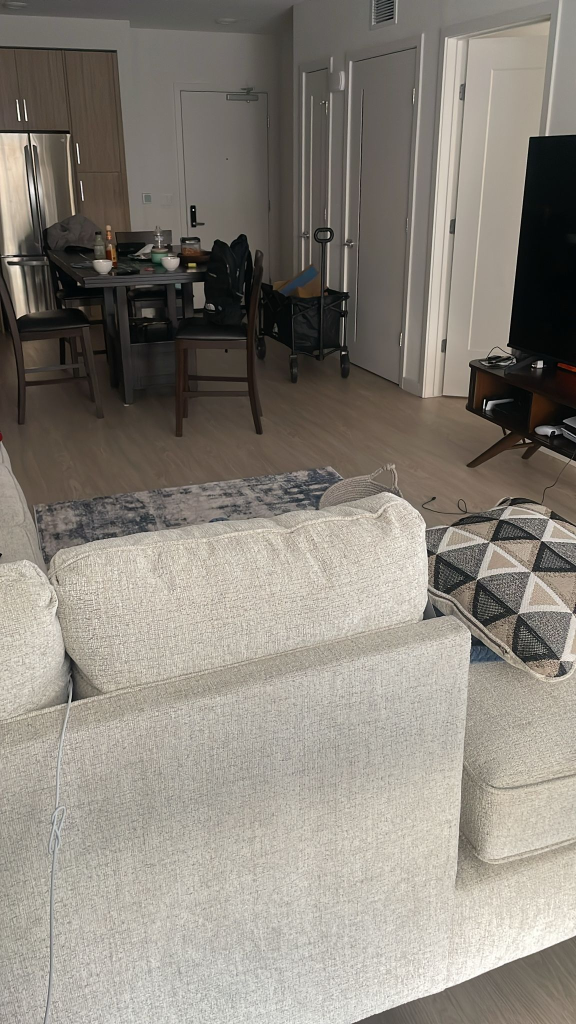
#> input picture test_img.jpg, 1152 x 2048 px (shown at 1/2 size)
$ python -i yolo_detector.py   (imports and definitions only)
#> lines starting #> are read from the running program, lines starting #| are printed output that depends on the picture; after the words box and inside, x2 and y2 are one past the last pixel; in counts of white or black regions, pixels touching at a corner belong together
#> further down, picture is the input picture: shape (2048, 1152, 3); mean B, G, R 122.8, 131.6, 137.4
import cv2
import numpy as np
from ultralytics import YOLO
import uuid
import time

# [40 lines left out: functions create_semantic_map, process_with_yolo, not called in this run]

def detect_walls_and_floors(image):
    """Detect walls and floors using edge detection and color analysis"""
    # Check if image is valid
    if image is None or image.size == 0:
        print("Warning: Empty image provided to detect_walls_and_floors")
        return [], []

    # Convert to grayscale
    gray = cv2.cvtColor(image, cv2.COLOR_BGR2GRAY)

    # Apply Canny edge detection
    edges = cv2.Canny(gray, 50, 150)
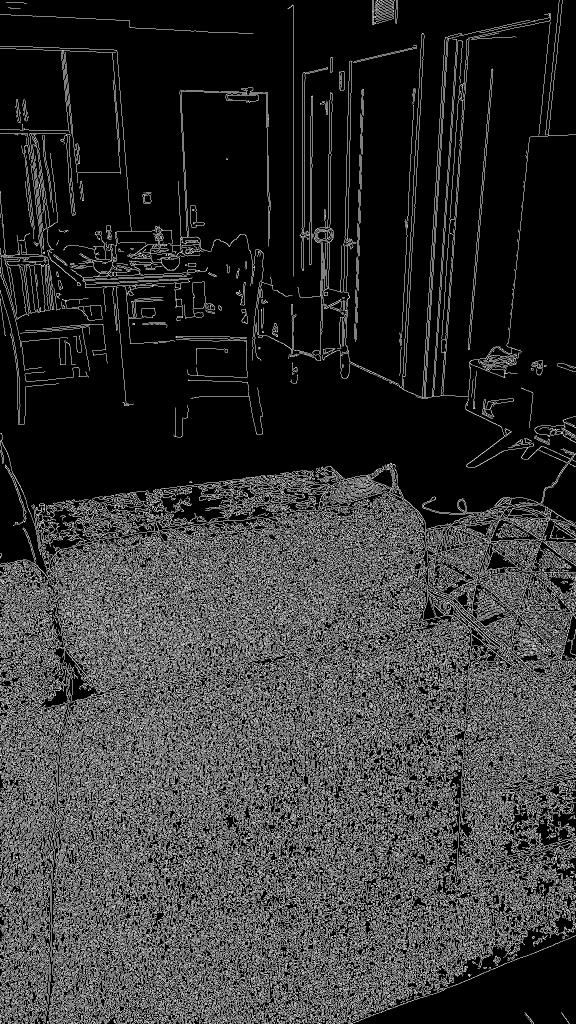
#> edges: shape (2048, 1152) (shown at 1/2 size); 20.1% white in thin lines or dots

    # Dilate edges to connect gaps
    kernel = np.ones((3, 3), np.uint8)
    dilated_edges = cv2.dilate(edges, kernel, iterations=1)
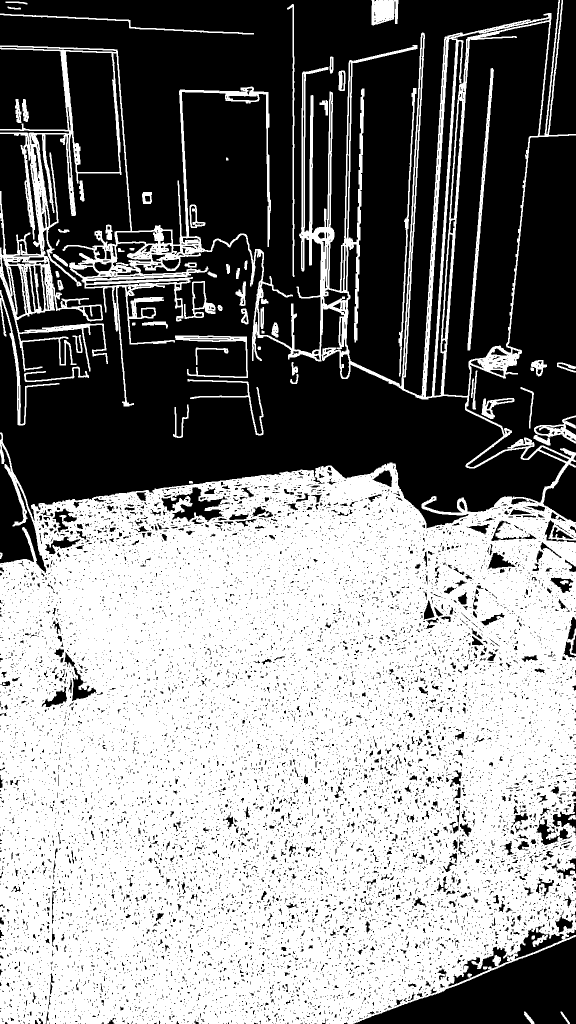
#> dilated_edges: shape (2048, 1152) (shown at 1/2 size); 52.1% white; 11251 black regions (10308 under 20 px)

    # Find contours in the dilated edges
    contours, _ = cv2.findContours(dilated_edges, cv2.RETR_EXTERNAL, cv2.CHAIN_APPROX_SIMPLE)
#> contours = 62 contours, 2 with area under 20; largest, box (x1, y1, x2, y2) and area: (0, 0, 1152, 2048) 1424316, (743, 0, 797, 51) 2180, (368, 562, 431, 638) 2054, (350, 671, 496, 756) 1826, (1068, 831, 1152, 887) 1776

    height, width = image.shape[:2]
#> height = 2048; width = 1152
    wall_masks = []
    floor_masks = []

    # Process large contours for walls and floors
    for contour in contours:
        area = cv2.contourArea(contour)
        if area < 0.01 * height * width:  # Skip small contours
            continue

        # Create mask for this contour
        mask = np.zeros((height, width), dtype=np.uint8)
        cv2.drawContours(mask, [contour], 0, 255, -1)

        # Get bounding box
        x, y, w, h = cv2.boundingRect(contour)
        aspect_ratio = w / h if h > 0 else 0

        # Analyze contour position and shape
        if y < height * 0.4 and h > height * 0.3:  # Upper part of image, tall
            wall_masks.append((mask, contour))
        elif y > height * 0.6:  # Lower part of image
            floor_masks.append((mask, contour))
        elif aspect_ratio > 3 or aspect_ratio < 0.3:  # Very wide or very tall
            wall_masks.append((mask, contour))
#> this loop made 62 passes
#> area on passes 1, 2, 3, 5, 6, 7, 8, 9, 10, 11, 12, 13: 92.5, 157, 81, 34, 26.5, 280, 1776, 329, 1030, 233, 1013, 82
#> (area, x, y, w, h, aspect_ratio) on pass 61: (1424315.5, 0, 0, 1152, 2048, 0.562)
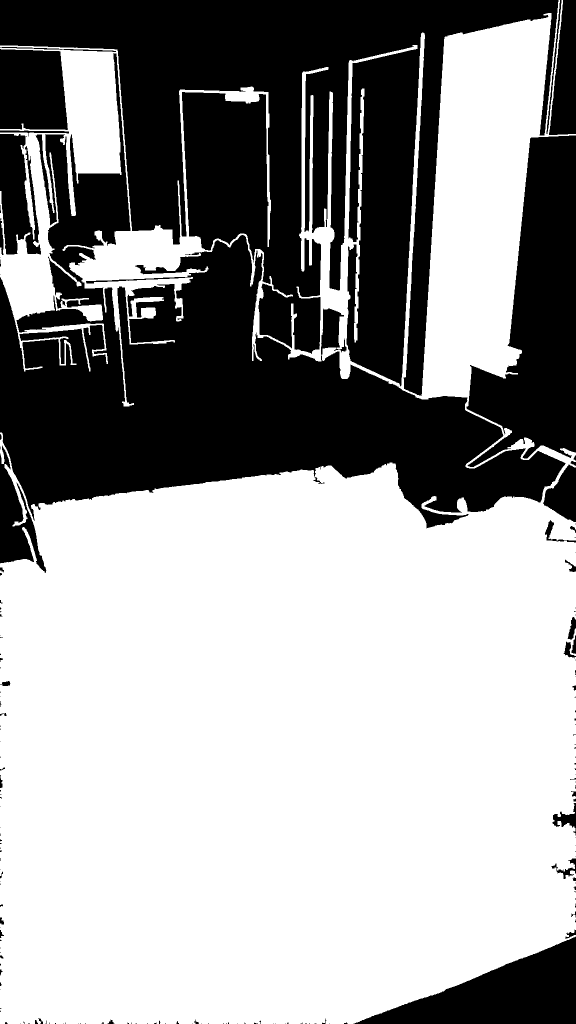
#> mask: shape (2048, 1152) (shown at 1/2 size); 61.1% white; 165 black regions (116 under 20 px), largest, box (x1, y1, x2, y2) and area: (0, 0, 1117, 792) 380421, (0, 107, 1131, 1057) 351256, (933, 271, 1152, 934) 82562
#> after the loop, floor_masks = []; wall_masks = 1 item

    return wall_masks, floor_masks

# [100 lines left out: function create_yolo_objects, not called in this run]

>>> import cv2
>>> picture = cv2.imread('../test_img.jpg')
>>> result = detect_walls_and_floors(picture)
